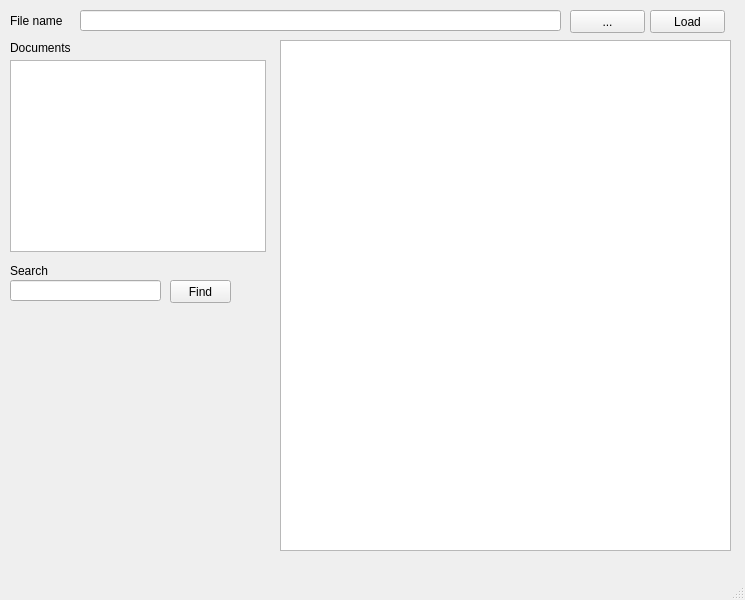
<?xml version="1.0" encoding="UTF-8"?>
<ui version="4.0">
 <class>MainWindow</class>
 <widget class="QMainWindow" name="MainWindow">
  <property name="geometry">
   <rect>
    <x>0</x>
    <y>0</y>
    <width>745</width>
    <height>600</height>
   </rect>
  </property>
  <property name="windowTitle">
   <string>MainWindow</string>
  </property>
  <widget class="QWidget" name="centralwidget">
   <widget class="QLabel" name="file">
    <property name="geometry">
     <rect>
      <x>10</x>
      <y>10</y>
      <width>61</width>
      <height>21</height>
     </rect>
    </property>
    <property name="text">
     <string>File name</string>
    </property>
   </widget>
   <widget class="QLineEdit" name="Filepath">
    <property name="geometry">
     <rect>
      <x>80</x>
      <y>10</y>
      <width>481</width>
      <height>21</height>
     </rect>
    </property>
   </widget>
   <widget class="QPushButton" name="Choose">
    <property name="geometry">
     <rect>
      <x>570</x>
      <y>10</y>
      <width>75</width>
      <height>23</height>
     </rect>
    </property>
    <property name="text">
     <string>...</string>
    </property>
   </widget>
   <widget class="QTextBrowser" name="TextBrowser">
    <property name="geometry">
     <rect>
      <x>280</x>
      <y>40</y>
      <width>451</width>
      <height>511</height>
     </rect>
    </property>
   </widget>
   <widget class="QPushButton" name="Parse">
    <property name="geometry">
     <rect>
      <x>650</x>
      <y>10</y>
      <width>75</width>
      <height>23</height>
     </rect>
    </property>
    <property name="text">
     <string>Load</string>
    </property>
   </widget>
   <widget class="QLabel" name="doc">
    <property name="geometry">
     <rect>
      <x>10</x>
      <y>40</y>
      <width>71</width>
      <height>16</height>
     </rect>
    </property>
    <property name="text">
     <string>Documents</string>
    </property>
   </widget>
   <widget class="QLabel" name="find">
    <property name="geometry">
     <rect>
      <x>10</x>
      <y>260</y>
      <width>51</width>
      <height>21</height>
     </rect>
    </property>
    <property name="text">
     <string>Search</string>
    </property>
   </widget>
   <widget class="QLineEdit" name="KeyWord">
    <property name="geometry">
     <rect>
      <x>10</x>
      <y>280</y>
      <width>151</width>
      <height>21</height>
     </rect>
    </property>
   </widget>
   <widget class="QPushButton" name="Search">
    <property name="geometry">
     <rect>
      <x>170</x>
      <y>280</y>
      <width>61</width>
      <height>23</height>
     </rect>
    </property>
    <property name="text">
     <string>Find</string>
    </property>
   </widget>
   <widget class="QLabel" name="Cal">
    <property name="geometry">
     <rect>
      <x>10</x>
      <y>475</y>
      <width>261</width>
      <height>81</height>
     </rect>
    </property>
    <property name="text">
     <string/>
    </property>
   </widget>
   <widget class="QListWidget" name="DoclistWidget">
    <property name="geometry">
     <rect>
      <x>10</x>
      <y>60</y>
      <width>256</width>
      <height>192</height>
     </rect>
    </property>
   </widget>
  </widget>
  <widget class="QMenuBar" name="menubar">
   <property name="geometry">
    <rect>
     <x>0</x>
     <y>0</y>
     <width>745</width>
     <height>25</height>
    </rect>
   </property>
  </widget>
  <widget class="QStatusBar" name="statusbar"/>
 </widget>
 <resources/>
 <connections/>
</ui>
